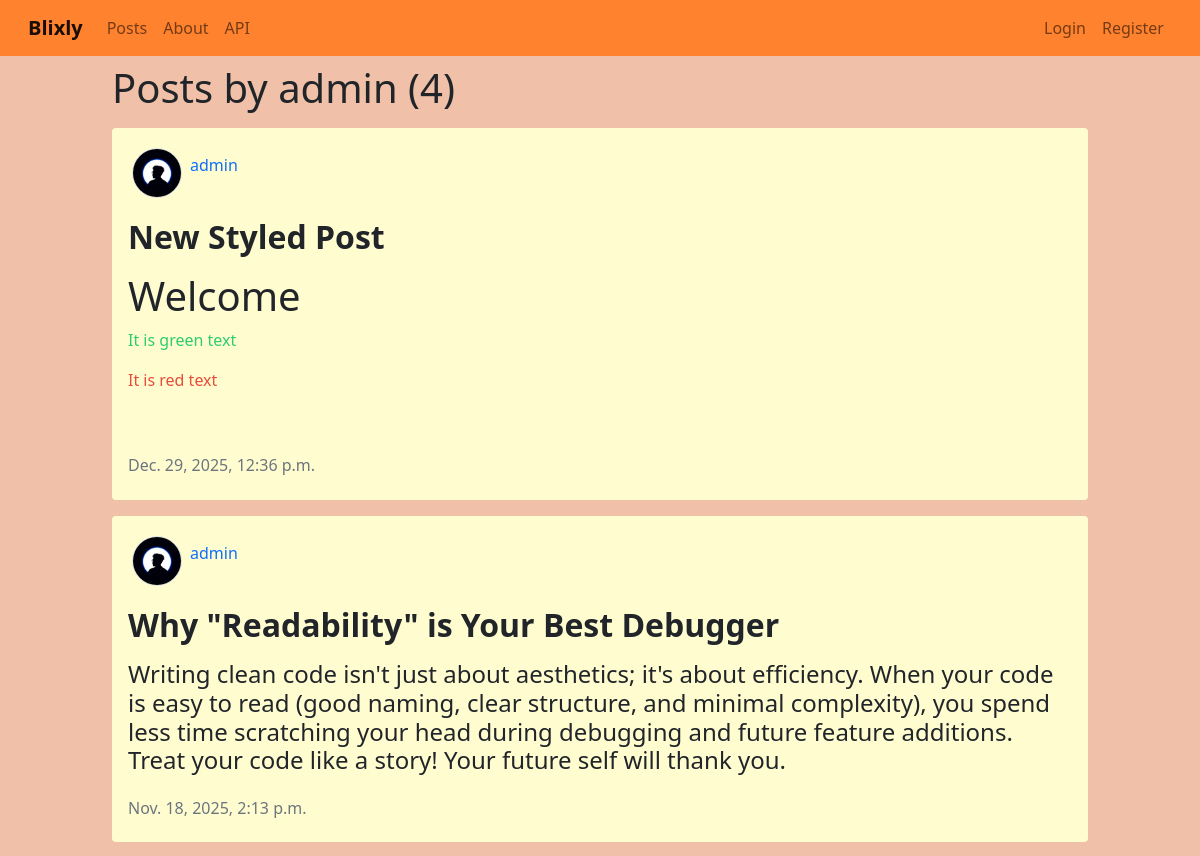
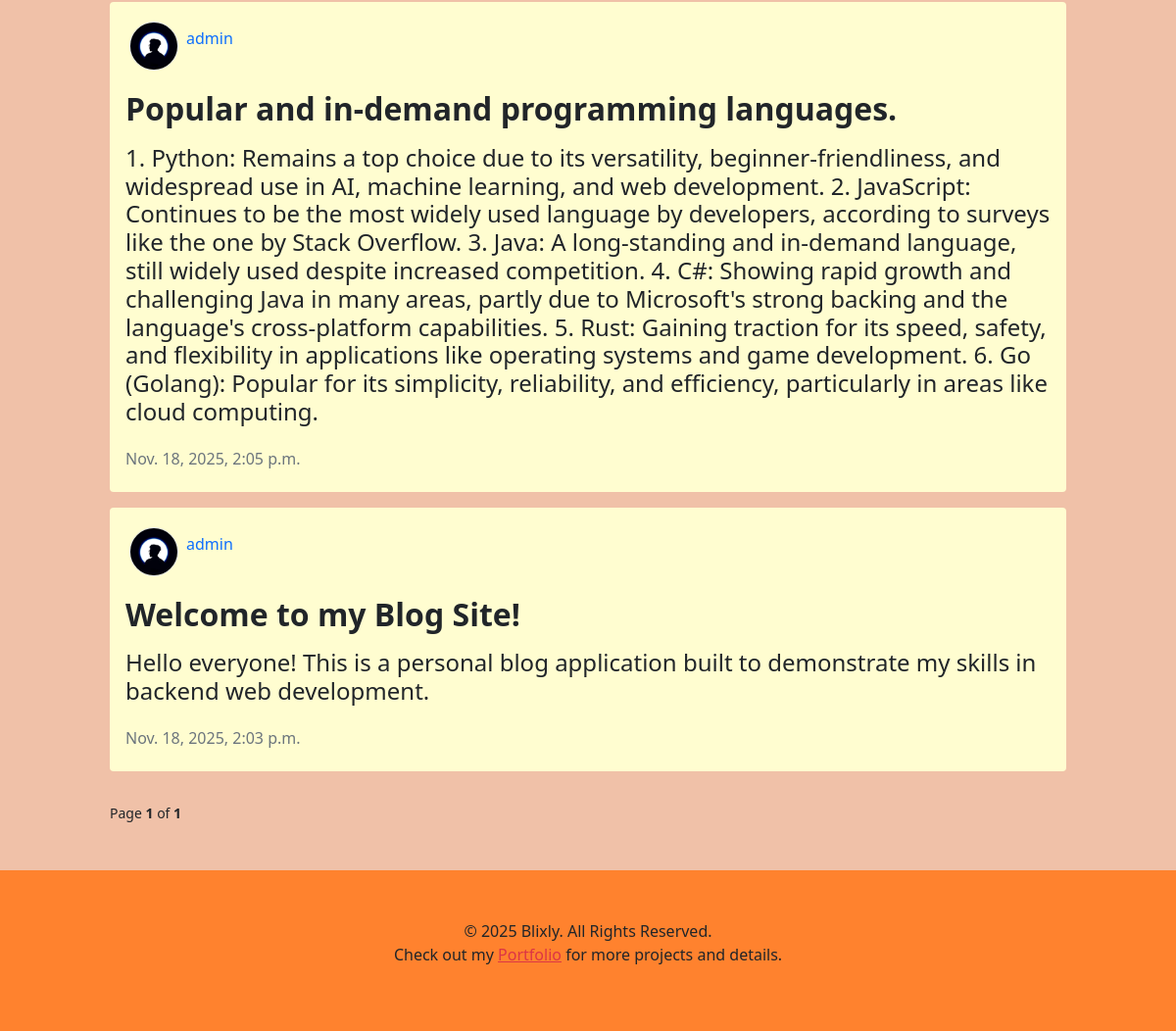
Page /posts/admin on the committed database (2 pictures, top to bottom).
### blog/models.py (models this page shows, shortened)
class Post(models.Model):
	title = models.CharField(max_length=100)
	content = RichTextField()
	author = models.ForeignKey(User, on_delete=models.CASCADE, null=True)
	date_posted = models.DateTimeField(auto_now_add=True)
	likes = models.ManyToManyField(User, related_name='likes', blank=True)

### users/models.py (models this page shows, shortened)
class Profile(models.Model):
	user = models.OneToOneField(User, on_delete=models.CASCADE)
	image = models.ImageField(default='default.jpg', upload_to='profie_pics')

### blog/views.py (the view)
# urls.py: path("posts/<str:username>", views.AuthorPostsListView.as_view(), name='author-posts'),
class AuthorPostsListView(ListView):
	model = Post
	template_name ='blog/author_posts.html'
	context_object_name = 'author_posts'
	ordering = ['-date_posted']
	paginate_by = 5
	def get_queryset(self):
		user = get_object_or_404(User, username=self.kwargs.get('username'))
		return Post.objects.filter(author=user).order_by('-date_posted')

### blog/templates/blog/author_posts.html (shortened to what this page needs)
{% extends 'blog/base.html' %}
{% load static %}
{% block content %}
	<div class="container-fluid my-5 pt-3">
		<div class="row">
			<div class="col"></div>
			<div class="col-10">
				<h1 class="">Posts by {{ view.kwargs.username }} ({{ page_obj.paginator.count }})</h1>
					{% for post in page_obj %}
					<div class="my-3 p-3 rounded" style="background-color: #fffdd0; word-wrap: break-word; overflow-wrap: break-word;">
						<div class="d-flex flex-row mb-3">
							<div class="p-1">
								<img src="{{ post.author.profile.image.url }}" alt="image" class="border rounded-circle" style="width: 50px; height: 50px;">
							</div>
							<div class="p-1 mt-2">
								<a href="#" class="h6 text-decoration-none">{{ post.author }}</a>
							</div>
						</div>
						<a href="{% url 'post-detail' post.pk %}" class="text-decoration-none link-dark">
							<h2 class="fw-bold mb-3">{{ post.title }}</h2>
						</a>
						<h4>{{ post.content|safe }}</h4>
						<div class="mt-4 text-muted h6">{{ post.date_posted }}</div>
					</div>
					{% endfor %}
				</div>
				<div class="col"></div>
			</div>
			<div class="row">
				<div class="col"></div>
				<div class="col-10">
					<small>Page <b>{{ page_obj.number }}</b> of <b>{{ page_obj.paginator.num_pages }}</b></small>
				</div>
				<div class="col"></div>
			</div>
	</div>
{% endblock content %}

### rows in the picture
Post: author.profile.image (picture), author "admin", title "New Styled Post", content "Welcome It is green text It is red text", date_posted "Dec. 29, 2025, 12:36 p.m."
Post: author.profile.image (picture), author "admin", title "Why \"Readability\" is Your Best Debugger", content "Writing clean code isn't just about aesthetics; it's about efficiency. When your code is easy to read (good naming, clear structure, and minimal complexity), you spend less time scratching your head during debugging and future feature additions. Treat your code like a story! Your future self will thank you.", date_posted "Nov. 18, 2025, 2:13 p.m."
Post: author.profile.image (picture), author "admin", title "Popular and in-demand programming languages.", content "1. Python: Remains a top choice due to its versatility, beginner-friendliness, and widespread use in AI, machine learning, and web development. 2. JavaScript: Continues to be the most widely used language by developers, according to surveys like the one by Stack Overflow. 3. Java: A long-standing and in-demand language, still widely used despite increased competition. 4. C#: Showing rapid growth and challenging Java in many areas, partly due to Microsoft's strong backing and the language's cross-platform capabilities. 5. Rust: Gaining traction for its speed, safety, and flexibility in applications like operating systems and game development. 6. Go (Golang): Popular for its simplicity,…", date_posted "Nov. 18, 2025, 2:05 p.m."
Post: author.profile.image (picture), author "admin", title "Welcome to my Blog Site!", content "Hello everyone! This is a personal blog application built to demonstrate my skills in backend web development.", date_posted "Nov. 18, 2025, 2:03 p.m."

### other values in the picture
{{ view.kwargs.username }} "admin"
{{ page_obj.paginator.count }} "4"
{{ page_obj.number }} "1"
{{ page_obj.paginator.num_pages }} "1"
